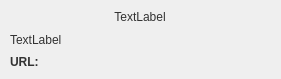
<?xml version="1.0" encoding="UTF-8"?>
<ui version="4.0">
 <class>StemedTooltip</class>
 <widget class="QWidget" name="StemedTooltip">
  <property name="geometry">
   <rect>
    <x>0</x>
    <y>0</y>
    <width>281</width>
    <height>79</height>
   </rect>
  </property>
  <property name="sizePolicy">
   <sizepolicy hsizetype="Fixed" vsizetype="Fixed">
    <horstretch>0</horstretch>
    <verstretch>0</verstretch>
   </sizepolicy>
  </property>
  <property name="windowTitle">
   <string>Form</string>
  </property>
  <property name="styleSheet">
   <string notr="true">* {
	background: none;
	font-family: &quot;Helvetica Neue&quot;;
	font: 12px;
	color: rgb(50, 50, 50);
}

QWidget {
	background-image: url(:/rsc/BlurredBackground.png);
	background-repeat: none;
	background-position: bottom left;
	padding: 0px;
}

</string>
  </property>
  <layout class="QVBoxLayout" name="verticalLayout">
   <property name="leftMargin">
    <number>10</number>
   </property>
   <property name="topMargin">
    <number>8</number>
   </property>
   <property name="bottomMargin">
    <number>8</number>
   </property>
   <item>
    <widget class="QLabel" name="name">
     <property name="text">
      <string>TextLabel</string>
     </property>
     <property name="alignment">
      <set>Qt::AlignCenter</set>
     </property>
    </widget>
   </item>
   <item>
    <widget class="QLabel" name="size">
     <property name="text">
      <string>TextLabel</string>
     </property>
    </widget>
   </item>
   <item>
    <layout class="QHBoxLayout" name="horizontalLayout">
     <item>
      <widget class="QLabel" name="label">
       <property name="sizePolicy">
        <sizepolicy hsizetype="Minimum" vsizetype="Preferred">
         <horstretch>0</horstretch>
         <verstretch>0</verstretch>
        </sizepolicy>
       </property>
       <property name="maximumSize">
        <size>
         <width>29</width>
         <height>16777215</height>
        </size>
       </property>
       <property name="font">
        <font>
         <family>Helvetica Neue</family>
         <pointsize>-1</pointsize>
         <weight>50</weight>
         <italic>false</italic>
         <bold>false</bold>
        </font>
       </property>
       <property name="text">
        <string>&lt;b&gt;URL:&lt;/b&gt;</string>
       </property>
      </widget>
     </item>
     <item>
      <widget class="ScrollText" name="url" native="true"/>
     </item>
    </layout>
   </item>
  </layout>
 </widget>
 <customwidgets>
  <customwidget>
   <class>ScrollText</class>
   <extends>QWidget</extends>
   <header location="global">scrolltext.h</header>
   <container>1</container>
  </customwidget>
 </customwidgets>
 <resources/>
 <connections/>
</ui>
